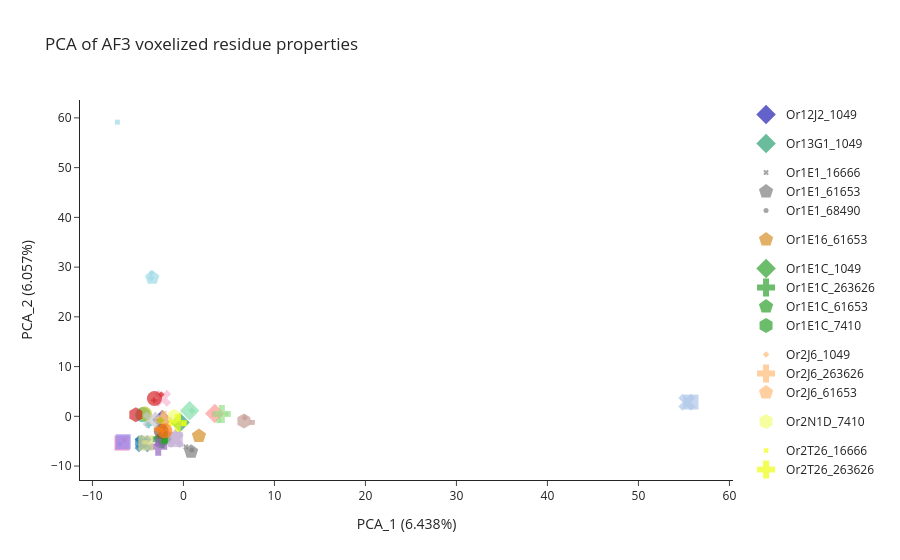

Source (notebook cell):
### Code cell
"""
PCA of AF3 voxelized residue properties 
"""
# Voxelize and pca 
pca_df, variance_ratio = vf.coords_to_voxel_pca(residue_coords = Cbc_res_coords,
                                                resolution = 1 )

pS6_OR = pd.read_csv('/mnt/data2/Justice/OR_learning/output/Canonical_bc/AF3/pS6_screen/or_screen.csv', 
                        index_col = 0)
# Merge pS6 information to pca_df 
plot_data = pd.merge(pca_df,pS6_OR, on='or_cid')
plot_data['cid'] = plot_data['cid'].astype(str)


colormap = cf.distinct_colors(plot_data['DL_OR'].unique(), category='tab20')
shape_dict = cf.distinct_shapes(plot_data['cid'].unique())

fig = go.Figure()
for (_OR, _cid), subset in plot_data.groupby(["DL_OR", "cid"]):
    trace_name = f"{_OR}_{_cid}"  # Unique name for each trace
    fig.add_trace(go.Scatter(
        x=subset['PCA_1'],
        y=subset['PCA_2'],
        name=trace_name,  # Unique trace for each (DL_OR, cid)
        marker=dict(size    = 15 if subset.FDR.values[0] < 0.05 else 5, 
                    color   = colormap[_OR], 
                    symbol  = shape_dict[_cid], 
                    opacity = 0.7),
        hovertemplate=f'{_OR}<br>{subset.odor.values[0]}<br>logFC: {subset.logFC.values[0]:.2f}<br>FDR: {subset.FDR.values[0]:.2e}', 
        mode='markers',
        legendgroup= _OR, 
        showlegend=True
    ))

fig.update_layout(template   = 'simple_white', 
                  title_text = 'PCA of AF3 voxelized residue properties')
fig.update_xaxes(title_text=f"PCA_1 ({100*variance_ratio[0]:.3f}%)")
fig.update_yaxes(title_text=f"PCA_2 ({100*variance_ratio[1]:.3f}%)")

fig.show()
fig.write_html('/mnt/data2/Justice/OR_learning/output/Canonical_bc/AF3/pS6_screen/PCA/PCA_pS6_screen_res.html')

### Figure 1 — Plotly figure (JSON) as saved in the notebook; plotly's stock layout.template omitted (floating-point values rounded to 4 significant figures)
{"data": [{"hovertemplate": "Or12J2<br>Pyridine<br>logFC: 2.03<br>FDR: 6.30e-44", "legendgroup": "Or12J2", "marker": {"color": "#201fb4", "opacity": 0.7, "size": 15, "symbol": "diamond"}, "mode": "markers", "name": "Or12J2_1049", "showlegend": true, "type": "scatter", "x": [-2.341], "y": [-0.6828]}, {"hovertemplate": "Or13G1<br>Pyridine<br>logFC: 1.87<br>FDR: 6.63e-38", "legendgroup": "Or13G1", "marker": {"color": "#2ca072", "opacity": 0.7, "size": 15, "symbol": "diamond"}, "mode": "markers", "name": "Or13G1_1049", "showlegend": true, "type": "scatter", "x": [-0.3749], "y": [-1.249]}, {"hovertemplate": "Or1E1<br>(-)-Menthol<br>logFC: 0.14<br>FDR: 9.87e-01", "legendgroup": "Or1E1", "marker": {"color": "#7f7f7f", "opacity": 0.7, "size": 5, "symbol": "x"}, "mode": "markers", "name": "Or1E1_16666", "showlegend": true, "type": "scatter", "x": [0.2615], "y": [-6.145]}, {"hovertemplate": "Or1E1<br>nTMT<br>logFC: 3.19<br>FDR: 8.88e-20", "legendgroup": "Or1E1", "marker": {"color": "#7f7f7f", "opacity": 0.7, "size": 15, "symbol": "pentagon"}, "mode": "markers", "name": "Or1E1_61653", "showlegend": true, "type": "scatter", "x": [0.8434], "y": [-7.099]}, {"hovertemplate": "Or1E1<br>2-Hydroxy acetophenone<br>logFC: 0.23<br>FDR: 6.73e-01", "legendgroup": "Or1E1", "marker": {"color": "#7f7f7f", "opacity": 0.7, "size": 5, "symbol": "circle"}, "mode": "markers", "name": "Or1E1_68490", "showlegend": true, "type": "scatter", "x": [0.9116], "y": [-6.791]}, {"hovertemplate": "Or1E16<br>nTMT<br>logFC: 2.57<br>FDR: 1.63e-15", "legendgroup": "Or1E16", "marker": {"color": "#d68f27", "opacity": 0.7, "size": 15, "symbol": "pentagon"}, "mode": "markers", "name": "Or1E16_61653", "showlegend": true, "type": "scatter", "x": [1.701], "y": [-3.942]}, {"hovertemplate": "Or1E1C<br>Pyridine<br>logFC: 3.43<br>FDR: 8.43e-59", "legendgroup": "Or1E1C", "marker": {"color": "#2ca02c", "opacity": 0.7, "size": 15, "symbol": "diamond"}, "mode": "markers", "name": "Or1E1C_1049", "showlegend": true, "type": "scatter", "x": [-2.259], "y": [-4.385]}, {"hovertemplate": "Or1E1C<br>TMT<br>logFC: 2.70<br>FDR: 1.04e-15", "legendgroup": "Or1E1C", "marker": {"color": "#2ca02c", "opacity": 0.7, "size": 15, "symbol": "cross"}, "mode": "markers", "name": "Or1E1C_263626", "showlegend": true, "type": "scatter", "x": [-2.404], "y": [-4.611]}, {"hovertemplate": "Or1E1C<br>nTMT<br>logFC: 3.05<br>FDR: 8.88e-20", "legendgroup": "Or1E1C", "marker": {"color": "#2ca02c", "opacity": 0.7, "size": 15, "symbol": "pentagon"}, "mode": "markers", "name": "Or1E1C_61653", "showlegend": true, "type": "scatter", "x": [-2.217], "y": [-4.463]}, {"hovertemplate": "Or1E1C<br>Acetophenone<br>logFC: 2.66<br>FDR: 1.80e-15", "legendgroup": "Or1E1C", "marker": {"color": "#2ca02c", "opacity": 0.7, "size": 15, "symbol": "hexagon"}, "mode": "markers", "name": "Or1E1C_7410", "showlegend": true, "type": "scatter", "x": [-2.096], "y": [-4.287]}, {"hovertemplate": "Or2J6<br>Pyridine<br>logFC: -0.10<br>FDR: 9.99e-01", "legendgroup": "Or2J6", "marker": {"color": "#ffbb78", "opacity": 0.7, "size": 5, "symbol": "diamond"}, "mode": "markers", "name": "Or2J6_1049", "showlegend": true, "type": "scatter", "x": [-2.073], "y": [-1.404]}, {"hovertemplate": "Or2J6<br>TMT<br>logFC: 2.35<br>FDR: 8.45e-17", "legendgroup": "Or2J6", "marker": {"color": "#ffbb78", "opacity": 0.7, "size": 15, "symbol": "cross"}, "mode": "markers", "name": "Or2J6_263626", "showlegend": true, "type": "scatter", "x": [-2.184], "y": [-0.7043]}, {"hovertemplate": "Or2J6<br>nTMT<br>logFC: 2.19<br>FDR: 1.28e-14", "legendgroup": "Or2J6", "marker": {"color": "#ffbb78", "opacity": 0.7, "size": 15, "symbol": "pentagon"}, "mode": "markers", "name": "Or2J6_61653", "showlegend": true, "type": "scatter", "x": [-2.171], "y": [-0.6716]}, {"hovertemplate": "Or2N1D<br>Acetophenone<br>logFC: 1.73<br>FDR: 1.04e-07", "legendgroup": "Or2N1D", "marker": {"color": "#f2ff78", "opacity": 0.7, "size": 15, "symbol": "hexagon"}, "mode": "markers", "name": "Or2N1D_7410", "showlegend": true, "type": "scatter", "x": [-0.9957], "y": [-0.06185]}, {"hovertemplate": "Or2T26<br>(-)-Menthol<br>logFC: 0.05<br>FDR: 9.90e-01", "legendgroup": "Or2T26", "marker": {"color": "#eeff0e", "opacity": 0.7, "size": 5, "symbol": "x"}, "mode": "markers", "name": "Or2T26_16666", "showlegend": true, "type": "scatter", "x": [0.03776], "y": [-1.521]}, {"hovertemplate": "Or2T26<br>TMT<br>logFC: 2.43<br>FDR: 4.82e-20", "legendgroup": "Or2T26", "marker": {"color": "#eeff0e", "opacity": 0.7, "size": 15, "symbol": "cross"}, "mode": "markers", "name": "Or2T26_263626", "showlegend": true, "type": "scatter", "x": [-0.6237], "y": [-1.326]}, {"hovertemplate": "Or4B1D<br>Pyridine<br>logFC: 3.20<br>FDR: 8.05e-39", "legendgroup": "Or4B1D", "marker": {"color": "#ff9896", "opacity": 0.7, "size": 15, "symbol": "diamond"}, "mode": "markers", "name": "Or4B1D_1049", "showlegend": true, "type": "scatter", "x": [3.442], "y": [0.5773]}, {"hovertemplate": "Or4B1D<br>(-)-Menthol<br>logFC: -0.07<br>FDR: 9.90e-01", "legendgroup": "Or4B1D", "marker": {"color": "#ff9896", "opacity": 0.7, "size": 5, "symbol": "x"}, "mode": "markers", "name": "Or4B1D_16666", "showlegend": true, "type": "scatter", "x": [3.366], "y": [0.359]}, {"hovertemplate": "Or4B1D<br>TMT<br>logFC: 0.47<br>FDR: 1.00e+00", "legendgroup": "Or4B1D", "marker": {"color": "#ff9896", "opacity": 0.7, "size": 5, "symbol": "cross"}, "mode": "markers", "name": "Or4B1D_263626", "showlegend": true, "type": "scatter", "x": [3.905], "y": [0.2033]}, {"hovertemplate": "Or4B1D<br>Acetophenone<br>logFC: 0.41<br>FDR: 5.28e-01", "legendgroup": "Or4B1D", "marker": {"color": "#ff9896", "opacity": 0.7, "size": 5, "symbol": "hexagon"}, "mode": "markers", "name": "Or4B1D_7410", "showlegend": true, "type": "scatter", "x": [3.393], "y": [0.6354]}, {"hovertemplate": "Or4K47<br>TMT<br>logFC: 2.76<br>FDR: 5.27e-12", "legendgroup": "Or4K47", "marker": {"color": "#98df8a", "opacity": 0.7, "size": 15, "symbol": "cross"}, "mode": "markers", "name": "Or4K47_263626", "showlegend": true, "type": "scatter", "x": [4.218], "y": [0.4581]}, {"hovertemplate": "Or4K47<br>nTMT<br>logFC: 0.55<br>FDR: 1.00e+00", "legendgroup": "Or4K47", "marker": {"color": "#98df8a", "opacity": 0.7, "size": 5, "symbol": "pentagon"}, "mode": "markers", "name": "Or4K47_61653", "showlegend": true, "type": "scatter", "x": [4.726], "y": [0.5037]}, {"hovertemplate": "Or4K47<br>2-Hydroxy acetophenone<br>logFC: 0.44<br>FDR: 5.51e-01", "legendgroup": "Or4K47", "marker": {"color": "#98df8a", "opacity": 0.7, "size": 5, "symbol": "circle"}, "mode": "markers", "name": "Or4K47_68490", "showlegend": true, "type": "scatter", "x": [3.856], "y": [-0.8772]}, {"hovertemplate": "Or4Z4<br>Pyridine<br>logFC: 2.23<br>FDR: 1.72e-16", "legendgroup": "Or4Z4", "marker": {"color": "#86dfad", "opacity": 0.7, "size": 15, "symbol": "diamond"}, "mode": "markers", "name": "Or4Z4_1049", "showlegend": true, "type": "scatter", "x": [0.6785], "y": [1.14]}, {"hovertemplate": "Or4Z4<br>TMT<br>logFC: 0.02<br>FDR: 1.00e+00", "legendgroup": "Or4Z4", "marker": {"color": "#86dfad", "opacity": 0.7, "size": 5, "symbol": "cross"}, "mode": "markers", "name": "Or4Z4_263626", "showlegend": true, "type": "scatter", "x": [0.9249], "y": [1.12]}, {"hovertemplate": "Or5Aq1<br>Pyridine<br>logFC: 0.06<br>FDR: 1.00e+00", "legendgroup": "Or5Aq1", "marker": {"color": "#c5b0d5", "opacity": 0.7, "size": 5, "symbol": "diamond"}, "mode": "markers", "name": "Or5Aq1_1049", "showlegend": true, "type": "scatter", "x": [-0.9091], "y": [-3.263]}, {"hovertemplate": "Or5Aq1<br>(+)-Menthol<br>logFC: 2.83<br>FDR: 2.36e-54", "legendgroup": "Or5Aq1", "marker": {"color": "#c5b0d5", "opacity": 0.7, "size": 15, "symbol": "square"}, "mode": "markers", "name": "Or5Aq1_165675", "showlegend": true, "type": "scatter", "x": [-0.891], "y": [-4.671]}, {"hovertemplate": "Or5Aq1<br>(-)-Menthol<br>logFC: 2.93<br>FDR: 5.18e-46", "legendgroup": "Or5Aq1", "marker": {"color": "#c5b0d5", "opacity": 0.7, "size": 15, "symbol": "x"}, "mode": "markers", "name": "Or5Aq1_16666", "showlegend": true, "type": "scatter", "x": [-0.893], "y": [-4.682]}, {"hovertemplate": "Or5B118<br>Pyridine<br>logFC: -0.94<br>FDR: 7.84e-01", "legendgroup": "Or5B118", "marker": {"color": "#c49c94", "opacity": 0.7, "size": 5, "symbol": "diamond"}, "mode": "markers", "name": "Or5B118_1049", "showlegend": true, "type": "scatter", "x": [6.737], "y": [-0.2935]}, {"hovertemplate": "Or5B118<br>(+)-Menthol<br>logFC: -0.31<br>FDR: 9.12e-01", "legendgroup": "Or5B118", "marker": {"color": "#c49c94", "opacity": 0.7, "size": 5, "symbol": "square"}, "mode": "markers", "name": "Or5B118_165675", "showlegend": true, "type": "scatter", "x": [7.574], "y": [-1.217]}, {"hovertemplate": "Or5B118<br>Acetophenone<br>logFC: 2.42<br>FDR: 2.90e-04", "legendgroup": "Or5B118", "marker": {"color": "#c49c94", "opacity": 0.7, "size": 15, "symbol": "hexagon"}, "mode": "markers", "name": "Or5B118_7410", "showlegend": true, "type": "scatter", "x": [6.644], "y": [-0.9353]}, {"hovertemplate": "Or5P1<br>(-)-Menthol<br>logFC: 2.18<br>FDR: 3.50e-21", "legendgroup": "Or5P1", "marker": {"color": "#f7b6d2", "opacity": 0.7, "size": 15, "symbol": "x"}, "mode": "markers", "name": "Or5P1_16666", "showlegend": true, "type": "scatter", "x": [-2.289], "y": [3.645]}, {"hovertemplate": "Or5P78<br>Pyridine<br>logFC: 0.08<br>FDR: 1.00e+00", "legendgroup": "Or5P78", "marker": {"color": "#9edae5", "opacity": 0.7, "size": 5, "symbol": "diamond"}, "mode": "markers", "name": "Or5P78_1049", "showlegend": true, "type": "scatter", "x": [-3.541], "y": [27.82]}, {"hovertemplate": "Or5P78<br>(+)-Menthol<br>logFC: 0.07<br>FDR: 9.85e-01", "legendgroup": "Or5P78", "marker": {"color": "#9edae5", "opacity": 0.7, "size": 5, "symbol": "square"}, "mode": "markers", "name": "Or5P78_165675", "showlegend": true, "type": "scatter", "x": [-7.255], "y": [59.15]}, {"hovertemplate": "Or5P78<br>nTMT<br>logFC: 2.79<br>FDR: 1.26e-13", "legendgroup": "Or5P78", "marker": {"color": "#9edae5", "opacity": 0.7, "size": 15, "symbol": "pentagon"}, "mode": "markers", "name": "Or5P78_61653", "showlegend": true, "type": "scatter", "x": [-3.428], "y": [27.86]}, {"hovertemplate": "Or5P78<br>Acetophenone<br>logFC: -0.09<br>FDR: 9.44e-01", "legendgroup": "Or5P78", "marker": {"color": "#9edae5", "opacity": 0.7, "size": 5, "symbol": "hexagon"}, "mode": "markers", "name": "Or5P78_7410", "showlegend": true, "type": "scatter", "x": [-3.547], "y": [28.86]}, {"hovertemplate": "Or7A36<br>Pyridine<br>logFC: -0.49<br>FDR: 7.31e-01", "legendgroup": "Or7A36", "marker": {"color": "#9467bd", "opacity": 0.7, "size": 5, "symbol": "diamond"}, "mode": "markers", "name": "Or7A36_1049", "showlegend": true, "type": "scatter", "x": [-2.889], "y": [-5.609]}, {"hovertemplate": "Or7A36<br>TMT<br>logFC: 2.51<br>FDR: 3.58e-12", "legendgroup": "Or7A36", "marker": {"color": "#9467bd", "opacity": 0.7, "size": 15, "symbol": "cross"}, "mode": "markers", "name": "Or7A36_263626", "showlegend": true, "type": "scatter", "x": [-2.771], "y": [-6.098]}, {"hovertemplate": "Or8A1B<br>Pyridine<br>logFC: -0.15<br>FDR: 1.00e+00", "legendgroup": "Or8A1B", "marker": {"color": "#8c564b", "opacity": 0.7, "size": 5, "symbol": "diamond"}, "mode": "markers", "name": "Or8A1B_1049", "showlegend": true, "type": "scatter", "x": [-2.125], "y": [-2.293]}, {"hovertemplate": "Or8A1B<br>TMT<br>logFC: -0.42<br>FDR: 1.00e+00", "legendgroup": "Or8A1B", "marker": {"color": "#8c564b", "opacity": 0.7, "size": 5, "symbol": "cross"}, "mode": "markers", "name": "Or8A1B_263626", "showlegend": true, "type": "scatter", "x": [-2.121], "y": [-3.122]}, {"hovertemplate": "Or8A1B<br>nTMT<br>logFC: 0.53<br>FDR: 1.00e+00", "legendgroup": "Or8A1B", "marker": {"color": "#8c564b", "opacity": 0.7, "size": 5, "symbol": "pentagon"}, "mode": "markers", "name": "Or8A1B_61653", "showlegend": true, "type": "scatter", "x": [-2.248], "y": [-3.171]}, {"hovertemplate": "Or8A1B<br>2-Hydroxy acetophenone<br>logFC: 3.53<br>FDR: 1.75e-33", "legendgroup": "Or8A1B", "marker": {"color": "#8c564b", "opacity": 0.7, "size": 15, "symbol": "circle"}, "mode": "markers", "name": "Or8A1B_68490", "showlegend": true, "type": "scatter", "x": [-2.43], "y": [-2.991]}, {"hovertemplate": "Or8B35<br>Pyridine<br>logFC: 0.54<br>FDR: 8.28e-01", "legendgroup": "Or8B35", "marker": {"color": "#17becf", "opacity": 0.7, "size": 5, "symbol": "diamond"}, "mode": "markers", "name": "Or8B35_1049", "showlegend": true, "type": "scatter", "x": [-3.915], "y": [-1.574]}, {"hovertemplate": "Or8B35<br>TMT<br>logFC: -0.24<br>FDR: 1.00e+00", "legendgroup": "Or8B35", "marker": {"color": "#17becf", "opacity": 0.7, "size": 5, "symbol": "cross"}, "mode": "markers", "name": "Or8B35_263626", "showlegend": true, "type": "scatter", "x": [-3.815], "y": [-1.785]}, {"hovertemplate": "Or8B35<br>2-Hydroxy acetophenone<br>logFC: 4.27<br>FDR: 1.38e-34", "legendgroup": "Or8B35", "marker": {"color": "#17becf", "opacity": 0.7, "size": 15, "symbol": "circle"}, "mode": "markers", "name": "Or8B35_68490", "showlegend": true, "type": "scatter", "x": [-4.478], "y": [0.3139]}, {"hovertemplate": "Or8B40<br>Pyridine<br>logFC: -0.42<br>FDR: 9.57e-01", "legendgroup": "Or8B40", "marker": {"color": "#ff7f0e", "opacity": 0.7, "size": 5, "symbol": "diamond"}, "mode": "markers", "name": "Or8B40_1049", "showlegend": true, "type": "scatter", "x": [-2.969], "y": [-2.508]}, {"hovertemplate": "Or8B40<br>TMT<br>logFC: -0.55<br>FDR: 1.00e+00", "legendgroup": "Or8B40", "marker": {"color": "#ff7f0e", "opacity": 0.7, "size": 5, "symbol": "cross"}, "mode": "markers", "name": "Or8B40_263626", "showlegend": true, "type": "scatter", "x": [-2.333], "y": [-2.932]}, {"hovertemplate": "Or8B40<br>2-Hydroxy acetophenone<br>logFC: 3.04<br>FDR: 4.70e-22", "legendgroup": "Or8B40", "marker": {"color": "#ff7f0e", "opacity": 0.7, "size": 15, "symbol": "circle"}, "mode": "markers", "name": "Or8B40_68490", "showlegend": true, "type": "scatter", "x": [-2.043], "y": [-2.923]}, {"hovertemplate": "Or8B41<br>Pyridine<br>logFC: 0.38<br>FDR: 9.71e-01", "legendgroup": "Or8B41", "marker": {"color": "#bcbd22", "opacity": 0.7, "size": 5, "symbol": "diamond"}, "mode": "markers", "name": "Or8B41_1049", "showlegend": true, "type": "scatter", "x": [-2.521], "y": [-0.7511]}, {"hovertemplate": "Or8B41<br>(+)-Menthol<br>logFC: -0.32<br>FDR: 9.18e-01", "legendgroup": "Or8B41", "marker": {"color": "#bcbd22", "opacity": 0.7, "size": 5, "symbol": "square"}, "mode": "markers", "name": "Or8B41_165675", "showlegend": true, "type": "scatter", "x": [-2.616], "y": [-0.9549]}, {"hovertemplate": "Or8B41<br>TMT<br>logFC: 0.80<br>FDR: 1.00e+00", "legendgroup": "Or8B41", "marker": {"color": "#bcbd22", "opacity": 0.7, "size": 5, "symbol": "cross"}, "mode": "markers", "name": "Or8B41_263626", "showlegend": true, "type": "scatter", "x": [-2.396], "y": [-0.8867]}, {"hovertemplate": "Or8B41<br>2-Hydroxy acetophenone<br>logFC: 4.93<br>FDR: 3.12e-26", "legendgroup": "Or8B41", "marker": {"color": "#bcbd22", "opacity": 0.7, "size": 15, "symbol": "circle"}, "mode": "markers", "name": "Or8B41_68490", "showlegend": true, "type": "scatter", "x": [-4.284], "y": [0.4792]}, {"hovertemplate": "Or8B49<br>Pyridine<br>logFC: 0.07<br>FDR: 1.00e+00", "legendgroup": "Or8B49", "marker": {"color": "#1f77b4", "opacity": 0.7, "size": 5, "symbol": "diamond"}, "mode": "markers", "name": "Or8B49_1049", "showlegend": true, "type": "scatter", "x": [-4.643], "y": [-5.317]}, {"hovertemplate": "Or8B49<br>(-)-Menthol<br>logFC: 3.21<br>FDR: 4.31e-20", "legendgroup": "Or8B49", "marker": {"color": "#1f77b4", "opacity": 0.7, "size": 15, "symbol": "x"}, "mode": "markers", "name": "Or8B49_16666", "showlegend": true, "type": "scatter", "x": [-4.43], "y": [-5.519]}, {"hovertemplate": "Or8B49<br>TMT<br>logFC: 0.15<br>FDR: 1.00e+00", "legendgroup": "Or8B49", "marker": {"color": "#1f77b4", "opacity": 0.7, "size": 5, "symbol": "cross"}, "mode": "markers", "name": "Or8B49_263626", "showlegend": true, "type": "scatter", "x": [-4.18], "y": [-4.901]}, {"hovertemplate": "Or8B49<br>2-Hydroxy acetophenone<br>logFC: 0.39<br>FDR: 5.72e-01", "legendgroup": "Or8B49", "marker": {"color": "#1f77b4", "opacity": 0.7, "size": 5, "symbol": "circle"}, "mode": "markers", "name": "Or8B49_68490", "showlegend": true, "type": "scatter", "x": [-4.527], "y": [-5.075]}, {"hovertemplate": "Or8B49<br>Acetophenone<br>logFC: 1.65<br>FDR: 1.57e-03", "legendgroup": "Or8B49", "marker": {"color": "#1f77b4", "opacity": 0.7, "size": 15, "symbol": "hexagon"}, "mode": "markers", "name": "Or8B49_7410", "showlegend": true, "type": "scatter", "x": [-4.593], "y": [-5.28]}, {"hovertemplate": "Or8B56<br>Pyridine<br>logFC: 0.22<br>FDR: 9.18e-01", "legendgroup": "Or8B56", "marker": {"color": "#d62728", "opacity": 0.7, "size": 5, "symbol": "diamond"}, "mode": "markers", "name": "Or8B56_1049", "showlegend": true, "type": "scatter", "x": [-2.434], "y": [4.363]}, {"hovertemplate": "Or8B56<br>TMT<br>logFC: -0.82<br>FDR: 8.96e-01", "legendgroup": "Or8B56", "marker": {"color": "#d62728", "opacity": 0.7, "size": 5, "symbol": "cross"}, "mode": "markers", "name": "Or8B56_263626", "showlegend": true, "type": "scatter", "x": [-3.233], "y": [3.237]}, {"hovertemplate": "Or8B56<br>2-Hydroxy acetophenone<br>logFC: 2.87<br>FDR: 2.32e-30", "legendgroup": "Or8B56", "marker": {"color": "#d62728", "opacity": 0.7, "size": 15, "symbol": "circle"}, "mode": "markers", "name": "Or8B56_68490", "showlegend": true, "type": "scatter", "x": [-3.188], "y": [3.587]}, {"hovertemplate": "Or8B56<br>Acetophenone<br>logFC: 3.06<br>FDR: 3.10e-06", "legendgroup": "Or8B56", "marker": {"color": "#d62728", "opacity": 0.7, "size": 15, "symbol": "hexagon"}, "mode": "markers", "name": "Or8B56_7410", "showlegend": true, "type": "scatter", "x": [-5.234], "y": [0.3176]}, {"hovertemplate": "Or8B57<br>(-)-Menthol<br>logFC: 1.74<br>FDR: 6.51e-09", "legendgroup": "Or8B57", "marker": {"color": "#c7c7c7", "opacity": 0.7, "size": 15, "symbol": "x"}, "mode": "markers", "name": "Or8B57_16666", "showlegend": true, "type": "scatter", "x": [-3.558], "y": [-0.7441]}, {"hovertemplate": "Or8G17<br>(+)-Menthol<br>logFC: 3.59<br>FDR: 4.61e-28", "legendgroup": "Or8G17", "marker": {"color": "#e377c2", "opacity": 0.7, "size": 15, "symbol": "square"}, "mode": "markers", "name": "Or8G17_165675", "showlegend": true, "type": "scatter", "x": [-6.749], "y": [-5.38]}, {"hovertemplate": "Or8G17<br>Acetophenone<br>logFC: 0.04<br>FDR: 9.77e-01", "legendgroup": "Or8G17", "marker": {"color": "#e377c2", "opacity": 0.7, "size": 5, "symbol": "hexagon"}, "mode": "markers", "name": "Or8G17_7410", "showlegend": true, "type": "scatter", "x": [-6.546], "y": [-4.79]}, {"hovertemplate": "Or8G18<br>(+)-Menthol<br>logFC: 2.69<br>FDR: 6.65e-16", "legendgroup": "Or8G18", "marker": {"color": "#9b8be8", "opacity": 0.7, "size": 15, "symbol": "square"}, "mode": "markers", "name": "Or8G18_165675", "showlegend": true, "type": "scatter", "x": [-6.62], "y": [-5.112]}, {"hovertemplate": "Or8G18<br>Acetophenone<br>logFC: -0.09<br>FDR: 9.50e-01", "legendgroup": "Or8G18", "marker": {"color": "#9b8be8", "opacity": 0.7, "size": 5, "symbol": "hexagon"}, "mode": "markers", "name": "Or8G18_7410", "showlegend": true, "type": "scatter", "x": [-6.987], "y": [-5.541]}, {"hovertemplate": "Or8G21<br>(+)-Menthol<br>logFC: 3.50<br>FDR: 9.71e-19", "legendgroup": "Or8G21", "marker": {"color": "#dbdb8d", "opacity": 0.7, "size": 15, "symbol": "square"}, "mode": "markers", "name": "Or8G21_165675", "showlegend": true, "type": "scatter", "x": [-4.132], "y": [-5.384]}, {"hovertemplate": "Or8G21<br>nTMT<br>logFC: 0.86<br>FDR: 1.00e+00", "legendgroup": "Or8G21", "marker": {"color": "#dbdb8d", "opacity": 0.7, "size": 5, "symbol": "pentagon"}, "mode": "markers", "name": "Or8G21_61653", "showlegend": true, "type": "scatter", "x": [-4.363], "y": [-5.234]}, {"hovertemplate": "Or8G21<br>2-Hydroxy acetophenone<br>logFC: 0.49<br>FDR: 5.83e-01", "legendgroup": "Or8G21", "marker": {"color": "#dbdb8d", "opacity": 0.7, "size": 5, "symbol": "circle"}, "mode": "markers", "name": "Or8G21_68490", "showlegend": true, "type": "scatter", "x": [-4.04], "y": [-5.263]}, {"hovertemplate": "Or8G30<br>(+)-Menthol<br>logFC: 3.06<br>FDR: 1.75e-18", "legendgroup": "Or8G30", "marker": {"color": "#aec7e8", "opacity": 0.7, "size": 15, "symbol": "square"}, "mode": "markers", "name": "Or8G30_165675", "showlegend": true, "type": "scatter", "x": [55.77], "y": [2.869]}, {"hovertemplate": "Or8G30<br>(-)-Menthol<br>logFC: 3.19<br>FDR: 2.02e-12", "legendgroup": "Or8G30", "marker": {"color": "#aec7e8", "opacity": 0.7, "size": 15, "symbol": "x"}, "mode": "markers", "name": "Or8G30_16666", "showlegend": true, "type": "scatter", "x": [55.31], "y": [2.836]}], "layout": {"title": {"text": "PCA of AF3 voxelized residue properties"}, "xaxis": {"title": {"text": "PCA_1 (6.438%)"}}, "yaxis": {"title": {"text": "PCA_2 (6.057%)"}}}}
